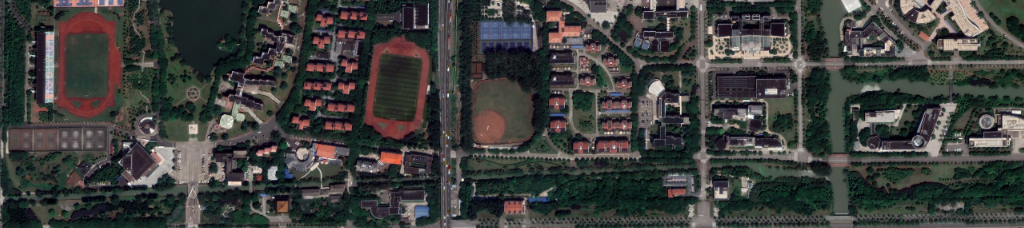
#> input picture splits1/image0/image0_0_0.png, 1024 x 228 px
$ python -i app.py   (imports and definitions only)
#> lines starting #> are read from the running program, lines starting #| are printed output that depends on the picture; after the words box and inside, x2 and y2 are one past the last pixel; in counts of white or black regions, pixels touching at a corner belong together
#> further down, picture is the input picture: shape (228, 1024, 3); mean B, G, R 61.1, 63.5, 62.4
from flask import Flask, request, jsonify
import cv2
import numpy as np
import io
import json

# [1 line not run here, left out]

# [29 lines left out: functions select_points, align_images_manual, not called in this run]

def segment_image(image):
    gray = cv2.cvtColor(image, cv2.COLOR_BGR2GRAY)
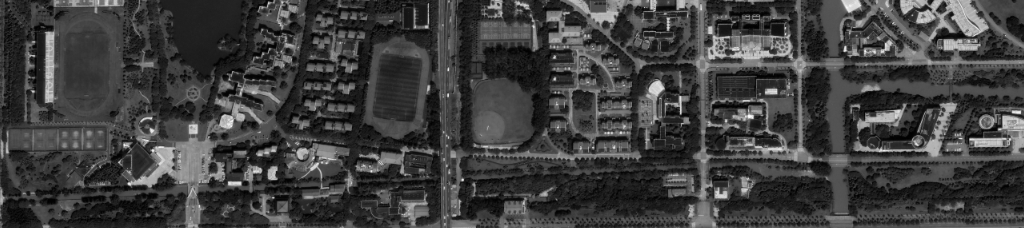
#> gray: shape (228, 1024); min 0, max 253, mean 62.9
    _, binary = cv2.threshold(gray, 127, 255, cv2.THRESH_BINARY)
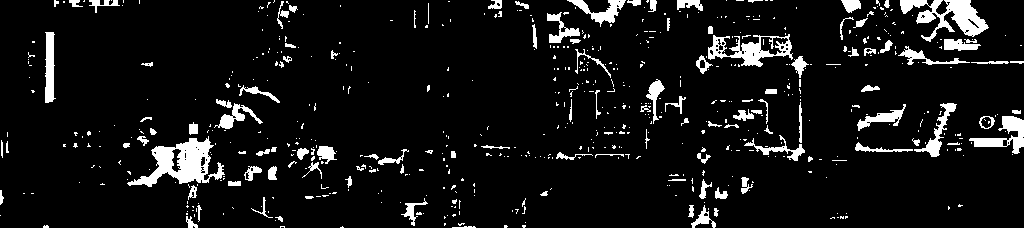
#> binary: shape (228, 1024); 7.9% white; 620 white regions (505 under 20 px)
    contours, _ = cv2.findContours(binary, cv2.RETR_EXTERNAL, cv2.CHAIN_APPROX_SIMPLE)
#> contours = 616 contours, 538 with area under 20; largest, box (x1, y1, x2, y2) and area: (127, 136, 225, 187) 2106, (900, 0, 989, 42) 1432, (708, 34, 793, 67) 1331, (969, 116, 1024, 154) 722, (45, 32, 56, 103) 508
    segmented_image = np.zeros_like(image)
    cv2.drawContours(segmented_image, contours, -1, (0, 255, 0), thickness=cv2.FILLED)
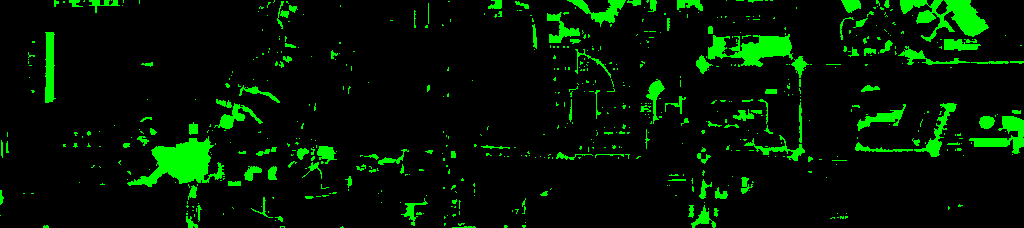
#> segmented_image: shape (228, 1024, 3); mean of channels 0, 1, 2 0, 21, 0; drawn as B, G, R
    return segmented_image

# [40 lines left out: functions analyze_and_refine, analyze, not called in this run]

# [2 lines not run here, left out]

>>> import cv2
>>> picture = cv2.imread('splits1/image0/image0_0_0.png')
>>> result = segment_image(picture)

$ run again, on splits1/image0/image0_1_0.png
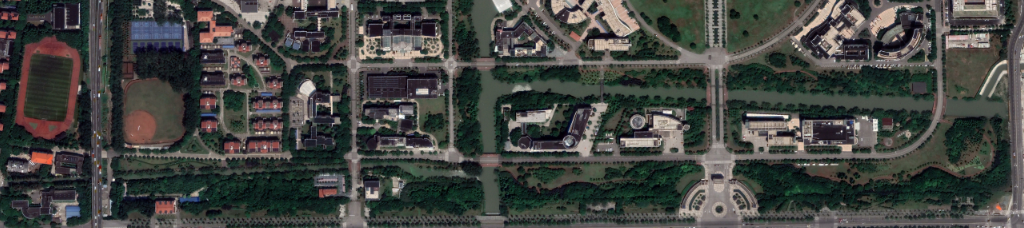
#> input picture splits1/image0/image0_1_0.png, 1024 x 228 px
#> picture is the input picture: shape (228, 1024, 3); mean B, G, R 65.4, 68.9, 66.8
#> in segment_image, `_, binary = cv2.threshold(gray, 127, 255, cv2.THRESH_BINARY)`:
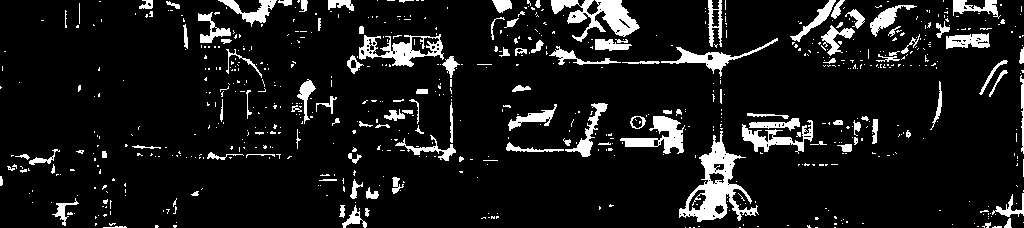
#> binary: shape (228, 1024); 9.6% white; 720 white regions (605 under 20 px)
#> contours = 715 contours, 635 with area under 20; largest, box (x1, y1, x2, y2) and area: (679, 131, 759, 222) 2573, (551, 0, 640, 42) 1432, (359, 34, 444, 67) 1331, (620, 116, 685, 154) 900, (661, 38, 778, 77) 678
#> in segment_image, `cv2.drawContours(segmented_image, contours, -1, (0, 255, 0), thickness..`:
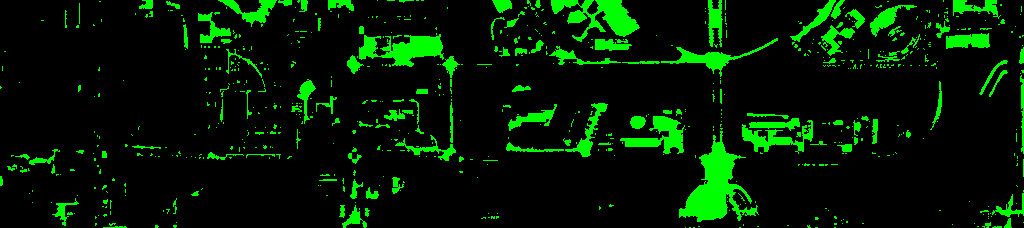
#> segmented_image: shape (228, 1024, 3); mean of channels 0, 1, 2 0, 25.9, 0; drawn as B, G, R
